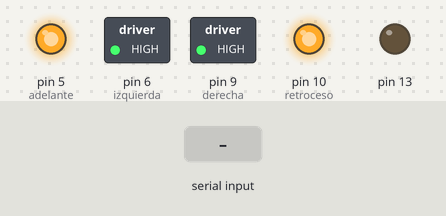
Bench run of a sketch on a simulated Arduino Uno, built with avr-gcc and run on an emulated ATmega328P. Shown: switched loads named in the sketch (green lamp = pin HIGH), output pins drawn as LEDs (lit = HIGH). The test bench sets the inputs (shaded band).

Above: at 1.2 s.
1.3 s: "a" received over Serial
At 1.6 s:
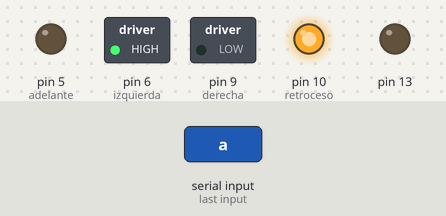
2.8 s: "b" received over Serial
At 4.0 s:
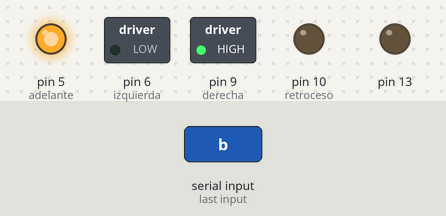
4.3 s: "d" received over Serial
At 5.1 s:
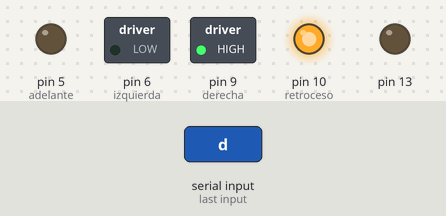
5.8 s: "e" received over Serial
At 6.3 s:
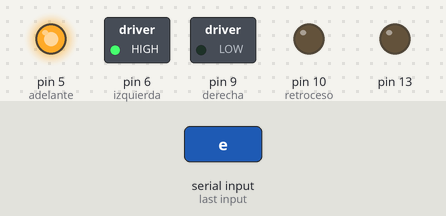
7.3 s: "f" received over Serial
At 8.5 s:
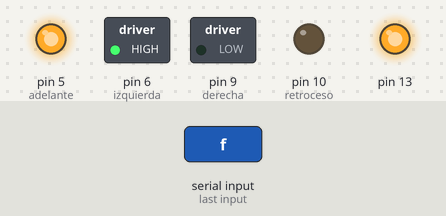
8.8 s: "c" received over Serial
At 9.7 s:
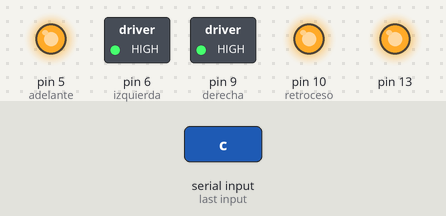
Timing chart, 0 to 11.3 s (numbered marks = the images above; inputs shaded):
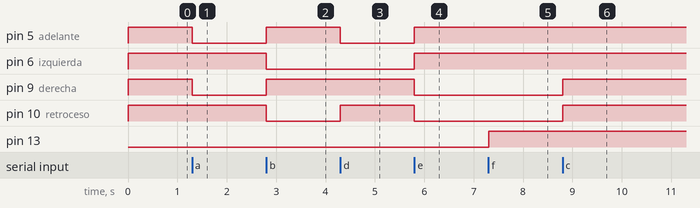

The sketch:

robot_umg_2017.ino
```cpp
int adelante = 5;
int izquierda = 6;
int derecha = 9;
int retroceso = 10;
int velo = 255;            // Velocidad de los motores (0-255)
int estado = 'g';         // inicia detenido

void setup()  {
  Serial.begin(9600);    // inicia el puerto serial para comunicacion con el Bluetooth
  pinMode(derecha, OUTPUT);
  pinMode(retroceso, OUTPUT);
  pinMode(adelante, OUTPUT);
  pinMode(izquierda, OUTPUT);
  pinMode(13, OUTPUT);
  digitalWrite(retroceso, HIGH);
  digitalWrite(izquierda, HIGH);
  digitalWrite(derecha, HIGH);
  digitalWrite(adelante, HIGH);
  digitalWrite(13, LOW);
}

void loop()  {
  if(Serial.available()>0) {      // lee el bluetooth y almacena en estado
    estado = Serial.read();
  }
  if(estado=='a'){           // Boton desplazar al Frente
    digitalWrite(retroceso, HIGH);
    digitalWrite(izquierda, HIGH);
    digitalWrite(derecha, LOW);
    digitalWrite(adelante, LOW);
  }
  if(estado=='b'){          // Boton atras
    digitalWrite(retroceso, LOW);
    digitalWrite(izquierda, LOW);
    digitalWrite(derecha, HIGH);
    digitalWrite(adelante, HIGH);
  }
  if(estado=='c'){         // Boton Parar
    digitalWrite(retroceso, HIGH);
    digitalWrite(izquierda, HIGH);
    digitalWrite(derecha, HIGH);
    digitalWrite(adelante, HIGH);
  }
  if(estado=='d'){          // Boton DER
    digitalWrite(retroceso, HIGH);
    digitalWrite(izquierda, LOW);
    digitalWrite(derecha, HIGH);
    digitalWrite(adelante, LOW);

  }

  if(estado=='e'){          // Boton izquierda
    digitalWrite(retroceso, LOW);
    digitalWrite(izquierda, HIGH);
    digitalWrite(derecha, LOW);
    digitalWrite(adelante, HIGH);
  }
  if(estado=='f'){          // ARMA ENCENDIDA
    digitalWrite(13, HIGH);
  }

  if(estado=='g'){          // ARMA APAGADA
    digitalWrite(13, LOW);
  }


}
```

Measured:
- after the input at 1.3 s, pin 5 (adelante), pin 9 (derecha): HIGH → LOW at once
- after the input at 2.8 s, pin 5 (adelante), pin 9 (derecha): LOW → HIGH at once; pin 6 (izquierda), pin 10 (retroceso): HIGH → LOW at once
- after the input at 4.3 s, pin 5 (adelante): HIGH → LOW at once; pin 10 (retroceso): LOW → HIGH at once
- after the input at 5.8 s, pin 5 (adelante), pin 6 (izquierda): LOW → HIGH at once; pin 9 (derecha), pin 10 (retroceso): HIGH → LOW at once
- after the input at 7.3 s, pin 13: LOW → HIGH at once
- after the input at 8.8 s, pin 9 (derecha), pin 10 (retroceso): LOW → HIGH at once
